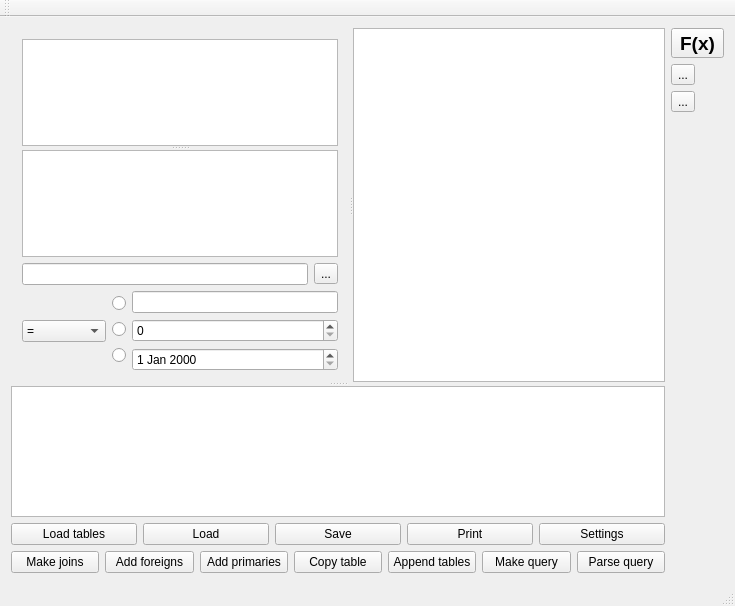
<?xml version="1.0" encoding="UTF-8"?>
<ui version="4.0">
 <class>MainWindow</class>
 <widget class="QMainWindow" name="MainWindow">
  <property name="geometry">
   <rect>
    <x>0</x>
    <y>0</y>
    <width>735</width>
    <height>606</height>
   </rect>
  </property>
  <property name="windowTitle">
   <string>SqlBuild</string>
  </property>
  <property name="windowIcon">
   <iconset resource="sqlbuild.qrc">
    <normaloff>:/images/sqlbuild.png</normaloff>:/images/sqlbuild.png</iconset>
  </property>
  <widget class="QWidget" name="centralWidget">
   <layout class="QHBoxLayout" name="horizontalLayout_5" stretch="1,0">
    <item>
     <layout class="QVBoxLayout" name="verticalLayout_2">
      <item>
       <widget class="QSplitter" name="splitter_3">
        <property name="orientation">
         <enum>Qt::Vertical</enum>
        </property>
        <widget class="QSplitter" name="splitter_2">
         <property name="orientation">
          <enum>Qt::Horizontal</enum>
         </property>
         <widget class="QWidget" name="layoutWidget">
          <layout class="QVBoxLayout" name="verticalLayout" stretch="0,0,0">
           <item>
            <widget class="QSplitter" name="splitter">
             <property name="orientation">
              <enum>Qt::Vertical</enum>
             </property>
             <widget class="QListWidget" name="tlistv">
              <property name="sizePolicy">
               <sizepolicy hsizetype="Expanding" vsizetype="Expanding">
                <horstretch>0</horstretch>
                <verstretch>0</verstretch>
               </sizepolicy>
              </property>
              <property name="minimumSize">
               <size>
                <width>60</width>
                <height>0</height>
               </size>
              </property>
              <property name="maximumSize">
               <size>
                <width>16777215</width>
                <height>16777215</height>
               </size>
              </property>
             </widget>
             <widget class="QListWidget" name="foreignl"/>
            </widget>
           </item>
           <item>
            <layout class="QHBoxLayout" name="horizontalLayout_3">
             <item>
              <widget class="QLineEdit" name="lineEdit">
               <property name="sizePolicy">
                <sizepolicy hsizetype="Expanding" vsizetype="Fixed">
                 <horstretch>0</horstretch>
                 <verstretch>0</verstretch>
                </sizepolicy>
               </property>
              </widget>
             </item>
             <item>
              <widget class="QToolButton" name="toolButton">
               <property name="text">
                <string>...</string>
               </property>
              </widget>
             </item>
            </layout>
           </item>
           <item>
            <layout class="QHBoxLayout" name="horizontalLayout_4">
             <item>
              <widget class="QComboBox" name="wh_expr_c">
               <item>
                <property name="text">
                 <string>=</string>
                </property>
               </item>
               <item>
                <property name="text">
                 <string>&lt;&gt;</string>
                </property>
               </item>
               <item>
                <property name="text">
                 <string>&gt;</string>
                </property>
               </item>
               <item>
                <property name="text">
                 <string>&lt;</string>
                </property>
               </item>
               <item>
                <property name="text">
                 <string>&gt;=</string>
                </property>
               </item>
               <item>
                <property name="text">
                 <string>&lt;=</string>
                </property>
               </item>
               <item>
                <property name="text">
                 <string>LIKE</string>
                </property>
               </item>
               <item>
                <property name="text">
                 <string>NOT LIKE</string>
                </property>
               </item>
              </widget>
             </item>
             <item>
              <layout class="QVBoxLayout" name="verticalLayout_4">
               <item>
                <widget class="QRadioButton" name="textrb">
                 <property name="text">
                  <string/>
                 </property>
                </widget>
               </item>
               <item>
                <widget class="QRadioButton" name="intrb">
                 <property name="text">
                  <string/>
                 </property>
                </widget>
               </item>
               <item>
                <widget class="QRadioButton" name="datrb">
                 <property name="text">
                  <string/>
                 </property>
                </widget>
               </item>
              </layout>
             </item>
             <item>
              <layout class="QVBoxLayout" name="verticalLayout_5">
               <item>
                <widget class="QLineEdit" name="wh_txt_e"/>
               </item>
               <item>
                <widget class="QSpinBox" name="wh_int_b"/>
               </item>
               <item>
                <widget class="QDateEdit" name="wh_date_e"/>
               </item>
              </layout>
             </item>
            </layout>
           </item>
          </layout>
         </widget>
         <widget class="cview" name="laukums">
          <property name="dragMode">
           <enum>QGraphicsView::RubberBandDrag</enum>
          </property>
          <property name="rubberBandSelectionMode">
           <enum>Qt::ContainsItemBoundingRect</enum>
          </property>
         </widget>
        </widget>
        <widget class="QPlainTextEdit" name="queryt">
         <property name="maximumSize">
          <size>
           <width>16777215</width>
           <height>16777215</height>
          </size>
         </property>
        </widget>
       </widget>
      </item>
      <item>
       <layout class="QHBoxLayout" name="horizontalLayout_2">
        <item>
         <widget class="QPushButton" name="pushButton">
          <property name="text">
           <string>Load tables</string>
          </property>
         </widget>
        </item>
        <item>
         <widget class="QPushButton" name="loadfb">
          <property name="text">
           <string>Load</string>
          </property>
         </widget>
        </item>
        <item>
         <widget class="QPushButton" name="savefb">
          <property name="text">
           <string>Save</string>
          </property>
         </widget>
        </item>
        <item>
         <widget class="QPushButton" name="printb">
          <property name="text">
           <string>Print</string>
          </property>
         </widget>
        </item>
        <item>
         <widget class="QPushButton" name="settb">
          <property name="text">
           <string>Settings</string>
          </property>
         </widget>
        </item>
       </layout>
      </item>
      <item>
       <layout class="QHBoxLayout" name="horizontalLayout">
        <item>
         <widget class="QPushButton" name="pushButton_2">
          <property name="text">
           <string>Make joins</string>
          </property>
         </widget>
        </item>
        <item>
         <widget class="QPushButton" name="flistb">
          <property name="text">
           <string>Add foreigns</string>
          </property>
         </widget>
        </item>
        <item>
         <widget class="QPushButton" name="addprimb">
          <property name="text">
           <string>Add primaries</string>
          </property>
         </widget>
        </item>
        <item>
         <widget class="QPushButton" name="copyb">
          <property name="text">
           <string>Copy table</string>
          </property>
         </widget>
        </item>
        <item>
         <widget class="QPushButton" name="appendfb">
          <property name="text">
           <string>Append tables</string>
          </property>
         </widget>
        </item>
        <item>
         <widget class="QPushButton" name="pushButton_3">
          <property name="text">
           <string>Make query</string>
          </property>
         </widget>
        </item>
        <item>
         <widget class="QPushButton" name="parseb">
          <property name="text">
           <string>Parse query</string>
          </property>
         </widget>
        </item>
       </layout>
      </item>
     </layout>
    </item>
    <item>
     <layout class="QVBoxLayout" name="verticalLayout_3">
      <item>
       <widget class="QToolButton" name="exprb">
        <property name="font">
         <font>
          <family>Arial</family>
          <pointsize>14</pointsize>
          <weight>75</weight>
          <bold>true</bold>
         </font>
        </property>
        <property name="text">
         <string>F(x)</string>
        </property>
        <property name="autoRaise">
         <bool>false</bool>
        </property>
       </widget>
      </item>
      <item>
       <widget class="QToolButton" name="toolButton_3">
        <property name="text">
         <string>...</string>
        </property>
       </widget>
      </item>
      <item>
       <widget class="QToolButton" name="toolButton_2">
        <property name="text">
         <string>...</string>
        </property>
       </widget>
      </item>
      <item>
       <spacer name="verticalSpacer">
        <property name="orientation">
         <enum>Qt::Vertical</enum>
        </property>
        <property name="sizeHint" stdset="0">
         <size>
          <width>20</width>
          <height>40</height>
         </size>
        </property>
       </spacer>
      </item>
     </layout>
    </item>
   </layout>
  </widget>
  <widget class="QMenuBar" name="menuBar">
   <property name="geometry">
    <rect>
     <x>0</x>
     <y>0</y>
     <width>735</width>
     <height>23</height>
    </rect>
   </property>
  </widget>
  <widget class="QToolBar" name="mainToolBar">
   <attribute name="toolBarArea">
    <enum>TopToolBarArea</enum>
   </attribute>
   <attribute name="toolBarBreak">
    <bool>false</bool>
   </attribute>
  </widget>
  <widget class="QStatusBar" name="statusBar"/>
 </widget>
 <layoutdefault spacing="6" margin="11"/>
 <customwidgets>
  <customwidget>
   <class>cview</class>
   <extends>QGraphicsView</extends>
   <header>cview.h</header>
   <slots>
    <signal>scaled(qreal)</signal>
   </slots>
  </customwidget>
 </customwidgets>
 <resources>
  <include location="sqlbuild.qrc"/>
 </resources>
 <connections>
  <connection>
   <sender>laukums</sender>
   <signal>scaled(qreal)</signal>
   <receiver>MainWindow</receiver>
   <slot>onviewscaled(qreal)</slot>
   <hints>
    <hint type="sourcelabel">
     <x>399</x>
     <y>269</y>
    </hint>
    <hint type="destinationlabel">
     <x>321</x>
     <y>280</y>
    </hint>
   </hints>
  </connection>
  <connection>
   <sender>tlistv</sender>
   <signal>doubleClicked(QModelIndex)</signal>
   <receiver>MainWindow</receiver>
   <slot>on_list_doubleClicked(QModelIndex)</slot>
   <hints>
    <hint type="sourcelabel">
     <x>80</x>
     <y>149</y>
    </hint>
    <hint type="destinationlabel">
     <x>321</x>
     <y>280</y>
    </hint>
   </hints>
  </connection>
 </connections>
 <slots>
  <slot>onviewscaled(qreal)</slot>
  <slot>on_list_doubleClicked(QModelIndex)</slot>
 </slots>
</ui>
